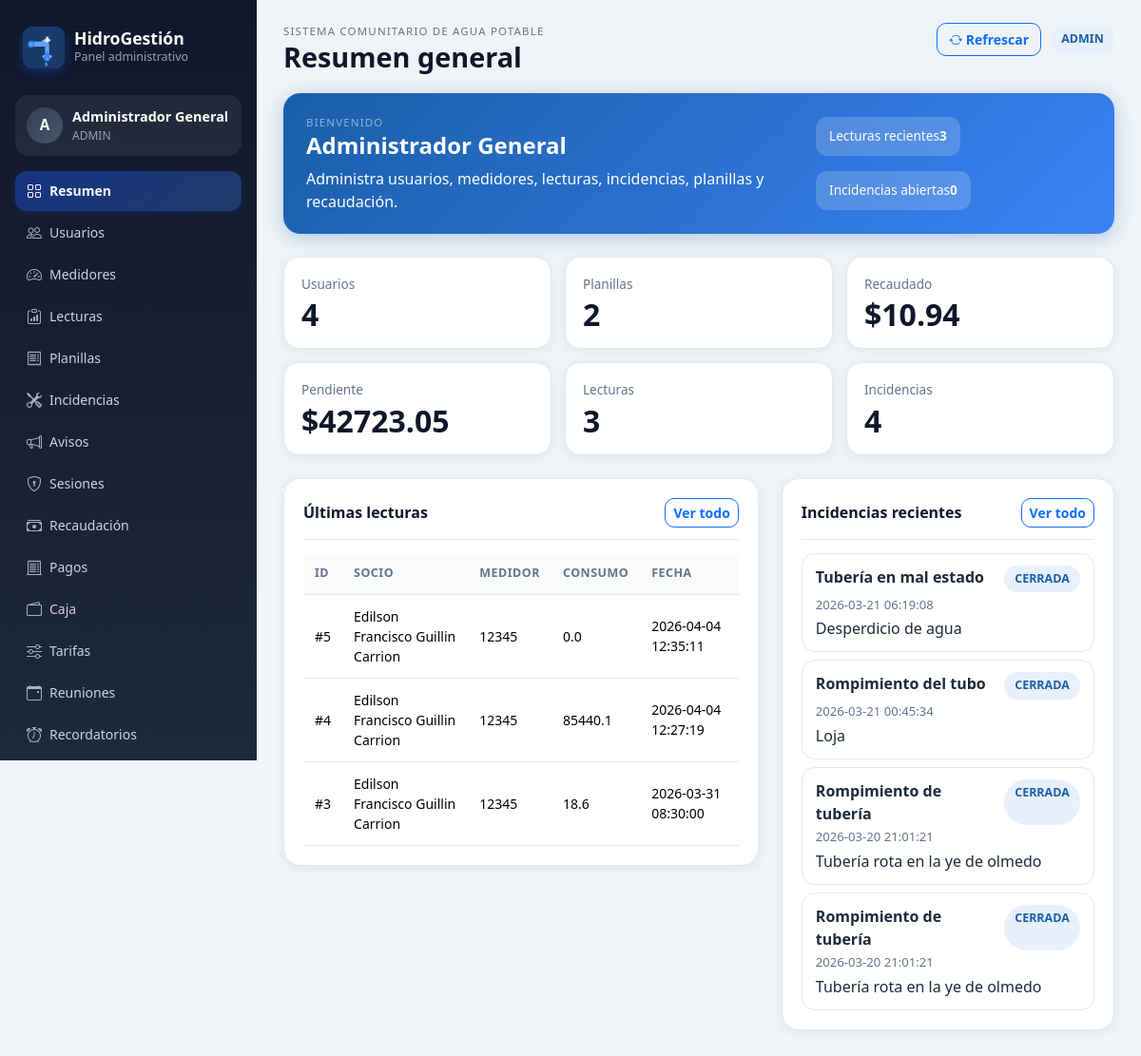
The page /dashboard/ (signed in) on the database its author committed.
### app/models.py (models this page shows)
class TimestampMixin:
    creado_en = db.Column(db.DateTime, default=datetime.utcnow, nullable=False)
    actualizado_en = db.Column(db.DateTime, onupdate=datetime.utcnow)

class Lectura(TimestampMixin, db.Model):
    __tablename__ = 'lecturas'
    id = db.Column(db.Integer, primary_key=True)
    medidor_id = db.Column(db.Integer, db.ForeignKey('medidores.id'))
    vivienda_id = db.Column(db.Integer, db.ForeignKey('viviendas.id'), nullable=False)
    socio_id = db.Column(db.Integer, db.ForeignKey('socios.id'), nullable=False)
    tomado_por = db.Column(db.Integer, db.ForeignKey('usuarios.id'), nullable=False)
    lectura_anterior = db.Column(db.Float)
    lectura_actual = db.Column(db.Float, nullable=False)
    consumo_calculado = db.Column(db.Float, nullable=False, default=0)
    observacion = db.Column(db.Text)
    fecha_lectura = db.Column(db.String(10), nullable=False)
    hora_lectura = db.Column(db.String(8), nullable=False)
    latitud = db.Column(db.Float)
    longitud = db.Column(db.Float)
    estado = db.Column(db.String(20), default='REGISTRADA', nullable=False)
    medidor = db.relationship('Medidor', backref='lecturas')
    vivienda = db.relationship('Vivienda', backref='lecturas')
    socio = db.relationship('Socio', backref='lecturas')
    operador = db.relationship('Usuario', backref='lecturas_tomadas')

class Usuario(TimestampMixin, db.Model):
    __tablename__ = 'usuarios'
    id = db.Column(db.Integer, primary_key=True)
    rol_id = db.Column(db.Integer, db.ForeignKey('roles.id'), nullable=False)
    cedula = db.Column(db.String(20), unique=True)
    nombres = db.Column(db.String(120), nullable=False)
    apellidos = db.Column(db.String(120), nullable=False)
    telefono = db.Column(db.String(20))
    email = db.Column(db.String(120), unique=True)
    username = db.Column(db.String(80), unique=True)
    password_hash = db.Column(db.String(255), nullable=False)
    foto_perfil = db.Column(db.String(255))
    direccion_referencia = db.Column(db.String(255))
    estado = db.Column(db.String(20), default='ACTIVO', nullable=False)
    ultimo_login = db.Column(db.DateTime)
    rol = db.relationship('Rol', backref='usuarios')
    @property
    def nombre_completo(self) -> str:
        return f"{self.nombres} {self.apellidos}".strip()

class Medidor(TimestampMixin, db.Model):
    __tablename__ = 'medidores'
    id = db.Column(db.Integer, primary_key=True)
    socio_id = db.Column(db.Integer, db.ForeignKey('socios.id'), nullable=False)
    vivienda_id = db.Column(db.Integer, db.ForeignKey('viviendas.id'), nullable=False)
    numero_medidor = db.Column(db.String(50), unique=True, nullable=False)
    marca = db.Column(db.String(100))
    modelo = db.Column(db.String(100))
    estado = db.Column(db.String(20), default='ACTIVO', nullable=False)
    fecha_instalacion = db.Column(db.String(10))
    observacion = db.Column(db.Text)
    socio = db.relationship('Socio', backref='medidores')
    vivienda = db.relationship('Vivienda', backref='medidores')

class Incidencia(TimestampMixin, db.Model):
    __tablename__ = 'incidencias'
    id = db.Column(db.Integer, primary_key=True)
    junta_id = db.Column(db.Integer, db.ForeignKey('juntas_agua.id'), nullable=False)
    reportado_por = db.Column(db.Integer, db.ForeignKey('usuarios.id'), nullable=False)
    vivienda_id = db.Column(db.Integer, db.ForeignKey('viviendas.id'))
    sector_id = db.Column(db.Integer, db.ForeignKey('sectores.id'))
    tipo_incidencia = db.Column(db.String(50), nullable=False)
    titulo = db.Column(db.String(150))
    descripcion = db.Column(db.Text, nullable=False)
    prioridad = db.Column(db.String(20), default='MEDIA', nullable=False)
    estado = db.Column(db.String(20), default='REPORTADA', nullable=False)
    visible_publicamente = db.Column(db.Boolean, default=True, nullable=False)
    fecha_reporte = db.Column(db.String(10), nullable=False)
    hora_reporte = db.Column(db.String(8), nullable=False)
    latitud = db.Column(db.Float)
    longitud = db.Column(db.Float)
    junta = db.relationship('JuntaAgua', backref='incidencias')
    usuario = db.relationship('Usuario', backref='incidencias_reportadas')
    vivienda = db.relationship('Vivienda', backref='incidencias')
    sector = db.relationship('Sector', backref='incidencias')

### app/routes/dashboard.py (the view)
@dashboard_bp.get('/')
@dashboard_required
def index():
    nombre = session.get('web_name')
    lecturas_recientes = Lectura.query.order_by(Lectura.id.desc()).limit(6).all()
    incidencias_recientes = Incidencia.query.order_by(Incidencia.id.desc()).limit(6).all()
    total_recaudado = sum(m.monto for m in MovimientoCaja.query.filter_by(tipo_movimiento='INGRESO').all())
    total_pendiente = sum(p.total_pagar for p in Planilla.query.filter(Planilla.estado != 'PAGADO').all())
    return render_template('dashboard/index.html', nombre=nombre, total_usuarios=Usuario.query.count(), total_lecturas=Lectura.query.count(), total_incidencias=Incidencia.query.count(), total_avisos=Aviso.query.count(), total_planillas=Planilla.query.count(), total_recaudado=total_recaudado, total_pendiente=total_pendiente, lecturas_recientes=lecturas_recientes, incidencias_recientes=incidencias_recientes, incidencias_abiertas=Incidencia.query.filter(Incidencia.estado != 'CERRADA').count())

### app/routes/dashboard.py (called while the page is built)
def dashboard_required(view_func):
    from functools import wraps
    @wraps(view_func)
    def wrapper(*args, **kwargs):
        if not session.get('web_user_id'):
            return redirect(url_for('dashboard.login_page'))
        return view_func(*args, **kwargs)
    return wrapper

### app/templates/dashboard/index.html
{% extends 'dashboard/base.html' %}{% block page_title %}Resumen general{% endblock %}{% block content %}<section class="hero-strip mb-4"><div><div class="eyebrow text-white-50">Bienvenido</div><h2 class="hero-strip__title">{{ nombre }}</h2><p class="hero-strip__text mb-0">Administra usuarios, medidores, lecturas, incidencias, planillas y recaudación.</p></div><div class="hero-strip__meta"><div class="mini-kpi"><span>Lecturas recientes</span><strong>{{ lecturas_recientes|length }}</strong></div><div class="mini-kpi"><span>Incidencias abiertas</span><strong>{{ incidencias_abiertas }}</strong></div></div></section><div class="stat-grid mb-4"><div class="stat-card"><div class="metric-card__label">Usuarios</div><div class="metric-card__value">{{ total_usuarios }}</div></div><div class="stat-card"><div class="metric-card__label">Planillas</div><div class="metric-card__value">{{ total_planillas }}</div></div><div class="stat-card"><div class="metric-card__label">Recaudado</div><div class="metric-card__value">${{ '%.2f'|format(total_recaudado or 0) }}</div></div><div class="stat-card"><div class="metric-card__label">Pendiente</div><div class="metric-card__value">${{ '%.2f'|format(total_pendiente or 0) }}</div></div><div class="stat-card"><div class="metric-card__label">Lecturas</div><div class="metric-card__value">{{ total_lecturas }}</div></div><div class="stat-card"><div class="metric-card__label">Incidencias</div><div class="metric-card__value">{{ total_incidencias }}</div></div></div><div class="row g-4"><div class="col-lg-7"><div class="panel-card"><div class="panel-card__header"><h3 class="panel-card__title">Últimas lecturas</h3><a href="{{ url_for('dashboard.lecturas_view') }}" class="btn btn-sm btn-outline-primary">Ver todo</a></div><div class="table-responsive"><table class="table table-modern align-middle mb-0"><thead><tr><th>ID</th><th>Socio</th><th>Medidor</th><th>Consumo</th><th>Fecha</th></tr></thead><tbody>{% for l in lecturas_recientes %}<tr><td>#{{ l.id }}</td><td>{{ l.socio.usuario.nombre_completo if l.socio and l.socio.usuario else 'Sin dato' }}</td><td>{{ l.medidor.numero_medidor if l.medidor else 'Sin medidor' }}</td><td>{{ l.consumo_calculado }}</td><td>{{ l.fecha_lectura }} {{ l.hora_lectura }}</td></tr>{% else %}<tr><td colspan="5" class="empty-state">Aún no hay lecturas.</td></tr>{% endfor %}</tbody></table></div></div></div><div class="col-lg-5"><div class="panel-card"><div class="panel-card__header"><h3 class="panel-card__title">Incidencias recientes</h3><a href="{{ url_for('dashboard.incidencias_view') }}" class="btn btn-sm btn-outline-primary">Ver todo</a></div><div class="list-stack">{% for i in incidencias_recientes %}<div class="list-item"><div class="list-item__top"><strong>{{ i.titulo or i.tipo_incidencia }}</strong><span class="badge-soft">{{ i.estado }}</span></div><div class="list-item__meta">{{ i.fecha_reporte }} {{ i.hora_reporte }}</div><div class="list-item__text">{{ i.descripcion }}</div></div>{% else %}<div class="empty-state">No hay incidencias registradas.</div>{% endfor %}</div></div></div></div>{% endblock %}

### app/static/css/style.css (style rules this page uses)
:root { --bg: #f0f4f8; --card: #ffffff; --primary: #1a5fa8; --primary-light: #e8f0fb; --primary-dark: #0d3f72; --dark: #0f172a; --muted: #64748b; --border: #e2e8f0; --success: #16a34a; --warning: #f59e0b; --danger: #dc2626; --sidebar-width: 270px; }
* { box-sizing: border-box; }
body.app-body { background: var(--bg); color: #1e293b; font-family: 'Segoe UI', Tahoma, sans-serif; margin: 0; }
.eyebrow { font-size: .72rem; text-transform: uppercase; color: var(--muted); letter-spacing: .1em; margin-bottom: 2px; }
.pill-soft, .badge-soft { display: inline-flex; padding: .3rem .7rem; border-radius: 999px; background: var(--primary-light); color: var(--primary); font-weight: 700; font-size: .78rem; }
.panel-card { background: var(--card); border-radius: 18px; padding: 20px; box-shadow: 0 2px 12px rgba(15,23,42,.06); border: 1px solid var(--border); height: auto; margin-bottom: 16px; }
.panel-card__header { display: flex; justify-content: space-between; align-items: center; margin-bottom: 14px; padding-bottom: 12px; border-bottom: 1px solid var(--border); }
.panel-card__title { margin: 0; font-size: 1rem; font-weight: 700; color: #0f172a; }
.metric-card__label { color: var(--muted); font-size: .85rem; margin-bottom: 4px; }
.metric-card__value { font-size: 2rem; font-weight: 800; color: #0f172a; line-height: 1.1; }
.hero-strip { background: linear-gradient(135deg, #1a5fa8, #3b82f6); color: #fff; border-radius: 18px; padding: 22px 24px; display: flex; justify-content: space-between; gap: 16px; margin-bottom: 16px; box-shadow: 0 4px 20px rgba(26,95,168,.3); }
.hero-strip__title { font-size: 1.5rem; font-weight: 800; }
.hero-strip__meta { display: flex; gap: 10px; align-items: center; flex-wrap: wrap; }
.mini-kpi { background: rgba(255,255,255,.18); padding: 10px 14px; border-radius: 12px; font-size: .85rem; }
.table-modern th, .table-modern td { padding: .75rem .75rem; border-color: var(--border); vertical-align: middle; font-size: .875rem; }
.table-modern th { font-size: .78rem; color: var(--muted); font-weight: 600; text-transform: uppercase; letter-spacing: .04em; background: #f8fafc; }
.list-stack { display: grid; gap: 8px; }
.list-item { padding: 12px 14px; border: 1px solid var(--border); border-radius: 14px; transition: border-color .2s; }
.list-item__top { display: flex; justify-content: space-between; gap: 10px; }
.list-item__meta { font-size: .82rem; color: var(--muted); margin: .2rem 0; }
.btn { border-radius: 10px; font-weight: 600; font-size: .875rem; transition: all .2s; }
.stat-grid { display: grid; grid-template-columns: repeat(3,1fr); gap: 14px; }
.stat-card { background: #fff; border-radius: 16px; padding: 18px; box-shadow: 0 2px 12px rgba(15,23,42,.06); border: 1px solid var(--border); }

### rows shown on the page
Lectura: id "5", socio.usuario "Edilson Francisco Guillin Carrion", medidor "12345", consumo_calculado "0.0", fecha_lectura "2026-04-04", hora_lectura "12:35:11"
Lectura: id "4", socio.usuario "Edilson Francisco Guillin Carrion", medidor "12345", consumo_calculado "85440.1", fecha_lectura "2026-04-04", hora_lectura "12:27:19"
Lectura: id "3", socio.usuario "Edilson Francisco Guillin Carrion", medidor "12345", consumo_calculado "18.6", fecha_lectura "2026-03-31", hora_lectura "08:30:00"
Incidencia: titulo "Tubería en mal estado", estado "CERRADA", fecha_reporte "2026-03-21", hora_reporte "06:19:08", descripcion "Desperdicio de agua"
Incidencia: titulo "Rompimiento del tubo", estado "CERRADA", fecha_reporte "2026-03-21", hora_reporte "00:45:34", descripcion "Loja"
Incidencia: titulo "Rompimiento de tubería", estado "CERRADA", fecha_reporte "2026-03-20", hora_reporte "21:01:21", descripcion "Tubería rota en la ye de olmedo"
Incidencia: titulo "Rompimiento de tubería", estado "CERRADA", fecha_reporte "2026-03-20", hora_reporte "21:01:21", descripcion "Tubería rota en la ye de olmedo"

### other values the page prints
{{ (session.get('web_name', 'A')[:1]).upper() }} "A"
{{ session.get('web_name') }} "Administrador General"
{{ session.get('web_role') }} "ADMIN"
{{ nombre }} "Administrador General"
{{ lecturas_recientes|length }} "3"
{{ incidencias_abiertas }} "0"
{{ total_usuarios }} "4"
{{ total_planillas }} "2"
{{ '%.2f'|format(total_recaudado or 0) }} "10.94"
{{ '%.2f'|format(total_pendiente or 0) }} "42723.05"
{{ total_lecturas }} "3"
{{ total_incidencias }} "4"
